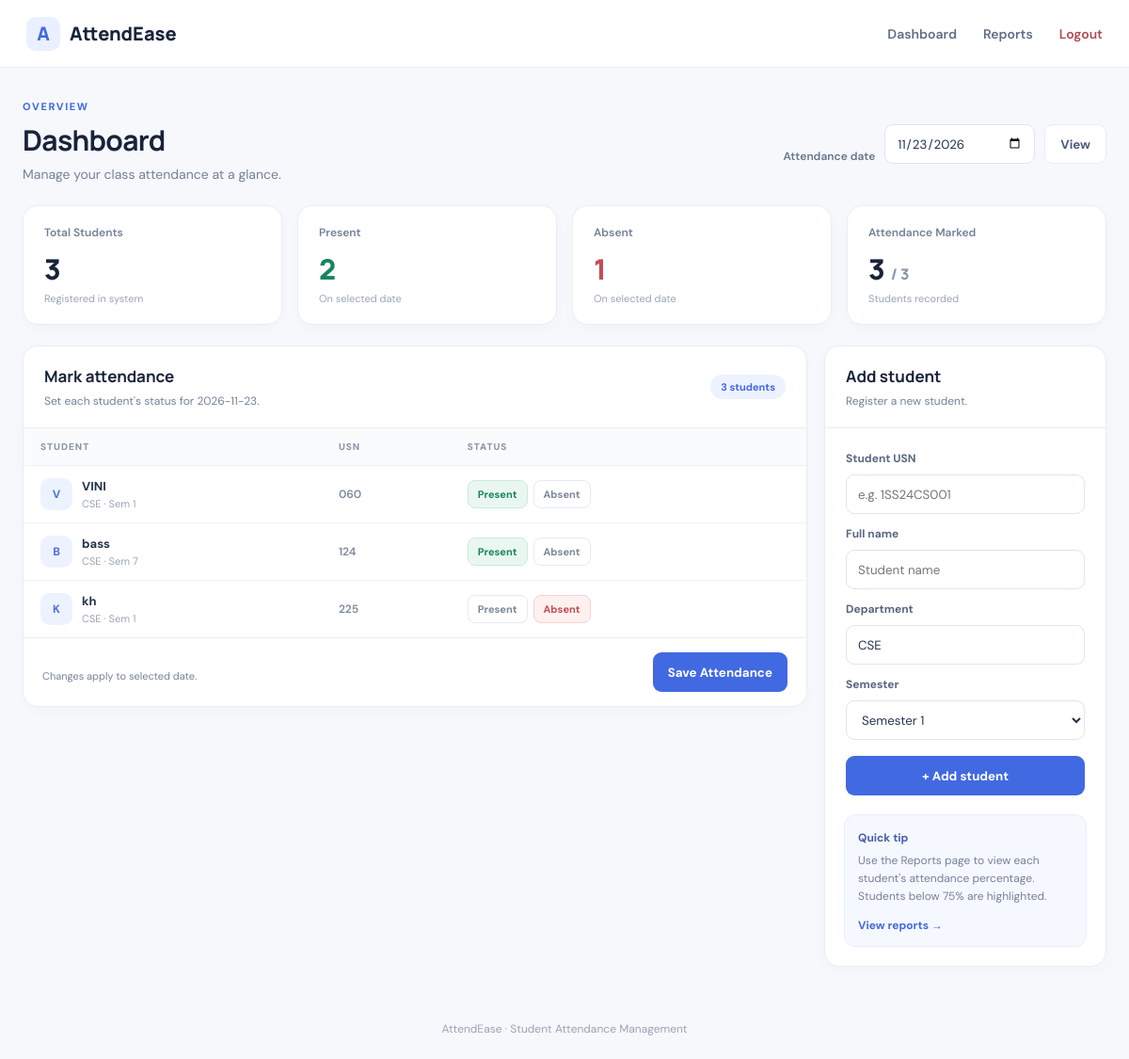
Page /dashboard (signed in) on the committed database.
### tables this page shows
CREATE TABLE attendance (
            id INTEGER PRIMARY KEY AUTOINCREMENT,
            student_id INTEGER NOT NULL,
            attendance_date TEXT NOT NULL,
            status TEXT NOT NULL CHECK(status IN ('Present','Absent')),
            UNIQUE(student_id, attendance_date),
            FOREIGN KEY(student_id) REFERENCES students(id)
        );

CREATE TABLE students (
            id INTEGER PRIMARY KEY AUTOINCREMENT,
            usn TEXT UNIQUE NOT NULL,
            name TEXT NOT NULL,
            department TEXT NOT NULL DEFAULT 'CSE',
            semester INTEGER NOT NULL DEFAULT 1
        );

### app.py (the view)
@app.route('/dashboard')
@login_required
def dashboard():
    selected_date = request.args.get('date', date.today().isoformat())
    with db() as con:
        total = con.execute('SELECT COUNT(*) FROM students').fetchone()[0]
        present = con.execute("SELECT COUNT(*) FROM attendance WHERE attendance_date=? AND status='Present'", (selected_date,)).fetchone()[0]
        absent = con.execute("SELECT COUNT(*) FROM attendance WHERE attendance_date=? AND status='Absent'", (selected_date,)).fetchone()[0]
        marked = present + absent
        students = con.execute('''SELECT s.*, a.status FROM students s LEFT JOIN attendance a
            ON s.id=a.student_id AND a.attendance_date=? ORDER BY s.usn''', (selected_date,)).fetchall()
    return render_template('dashboard.html', total=total, present=present, absent=absent, marked=marked,
                         students=students, selected_date=selected_date)

### app.py (called while the page is built)
def db():
    conn = sqlite3.connect(DB_PATH)
    conn.row_factory = sqlite3.Row
    return conn

def login_required(fn):
    @wraps(fn)
    def wrapper(*args, **kwargs):
        if not session.get('logged_in'):
            return redirect(url_for('login'))
        return fn(*args, **kwargs)
    return wrapper

### templates/dashboard.html (shortened to what this page needs)
{% extends 'base.html' %}
{% block content %}
<div class="heading-row"><div><div class="eyebrow">OVERVIEW</div><h1>Dashboard</h1><p class="muted">Manage your class attendance at a glance.</p></div><form class="date-form" method="get"><label for="date">Attendance date</label><input type="date" id="date" name="date" value="{{ selected_date }}"><button class="secondary" type="submit">View</button></form></div>
<section class="stats-grid"><article class="stat-card"><div class="stat-label">Total Students</div><div class="stat-value">{{ total }}</div><div class="stat-foot">Registered in system</div></article><article class="stat-card present-card"><div class="stat-label">Present</div><div class="stat-value">{{ present }}</div><div class="stat-foot">On selected date</div></article><article class="stat-card absent-card"><div class="stat-label">Absent</div><div class="stat-value">{{ absent }}</div><div class="stat-foot">On selected date</div></article><article class="stat-card"><div class="stat-label">Attendance Marked</div><div class="stat-value">{{ marked }} <small>/ {{ total }}</small></div><div class="stat-foot">Students recorded</div></article></section>
<div class="content-grid"><section class="panel attendance-panel"><div class="panel-head"><div><h2>Mark attendance</h2><p class="muted">Set each student's status for {{ selected_date }}.</p></div><span class="pill">{{ students|length }} students</span></div>
<form method="post" action="{{ url_for('save_attendance') }}"><input type="hidden" name="attendance_date" value="{{ selected_date }}"><div class="table-wrap"><table><thead><tr><th>STUDENT</th><th>USN</th><th>STATUS</th></tr></thead><tbody>
{% for student in students %}<tr><td><div class="student-cell"><span class="avatar">{{ student.name[:1]|upper }}</span><div><strong>{{ student.name }}</strong><small>{{ student.department }} · Sem {{ student.semester }}</small></div></div></td><td class="usn">{{ student.usn }}</td><td><div class="status-toggle"><label class="status-option present"><span>Present</span></label><label class="status-option absent"><span>Absent</span></label></div></td></tr>
{% else %}<tr><td colspan="3" class="empty">No students added yet. Add students using the form.</td></tr>{% endfor %}
</tbody></table></div><div class="panel-footer"><span class="muted">Changes apply to selected date.</span><button class="primary" type="submit" {% if not students %}disabled{% endif %}>Save Attendance</button></div></form></section>
<aside class="panel add-panel"><div class="panel-head"><div><h2>Add student</h2><p class="muted">Register a new student.</p></div></div><form class="add-form" method="post" action="{{ url_for('add_student') }}"><label>Student USN</label><input name="usn" placeholder="e.g. 1SS24CS001" required><label>Full name</label><input name="name" placeholder="Student name" required><label>Department</label><input name="department" value="CSE" placeholder="Department"><label>Semester</label><select name="semester">{% for sem in range(1,9) %}<option value="{{ sem }}">Semester {{ sem }}</option>{% endfor %}</select><button class="primary full" type="submit">+ Add student</button></form><div class="tip"><b>Quick tip</b><p>Use the Reports page to view each student's attendance percentage. Students below 75% are highlighted.</p><a href="{{ url_for('reports') }}">View reports →</a></div></aside></div>
{% endblock %}

### templates/base.html (shortened to what this page needs)
<!DOCTYPE html>
<html lang="en">
<head>
  <link rel="stylesheet" href="{{ url_for('static', filename='style.css') }}">
</head>
<body>
  {% if session.get('logged_in') %}
  <header class="topbar">
    <a class="brand" href="{{ url_for('dashboard') }}"><span class="brand-icon">A</span> AttendEase</a>
    <nav><a href="{{ url_for('dashboard') }}">Dashboard</a><a href="{{ url_for('reports') }}">Reports</a><a class="logout" href="{{ url_for('logout') }}">Logout</a></nav>
  </header>
  {% endif %}
  <main class="page">
    {% block content %}{% endblock %}
  </main>
  <footer>AttendEase · Student Attendance Management</footer>
</body>
</html>

### rows in the picture
attendance: name "V", name "VINI", department "CSE", semester "1", usn "060"
attendance: name "B", name "bass", department "CSE", semester "7", usn "124"
attendance: name "K", name "kh", department "CSE", semester "1", usn "225"

### other values in the picture
{{ total }} "3"
{{ present }} "2"
{{ absent }} "1"
{{ marked }} "3"
{{ selected_date }} "2026-11-23"
{{ students|length }} "3"
